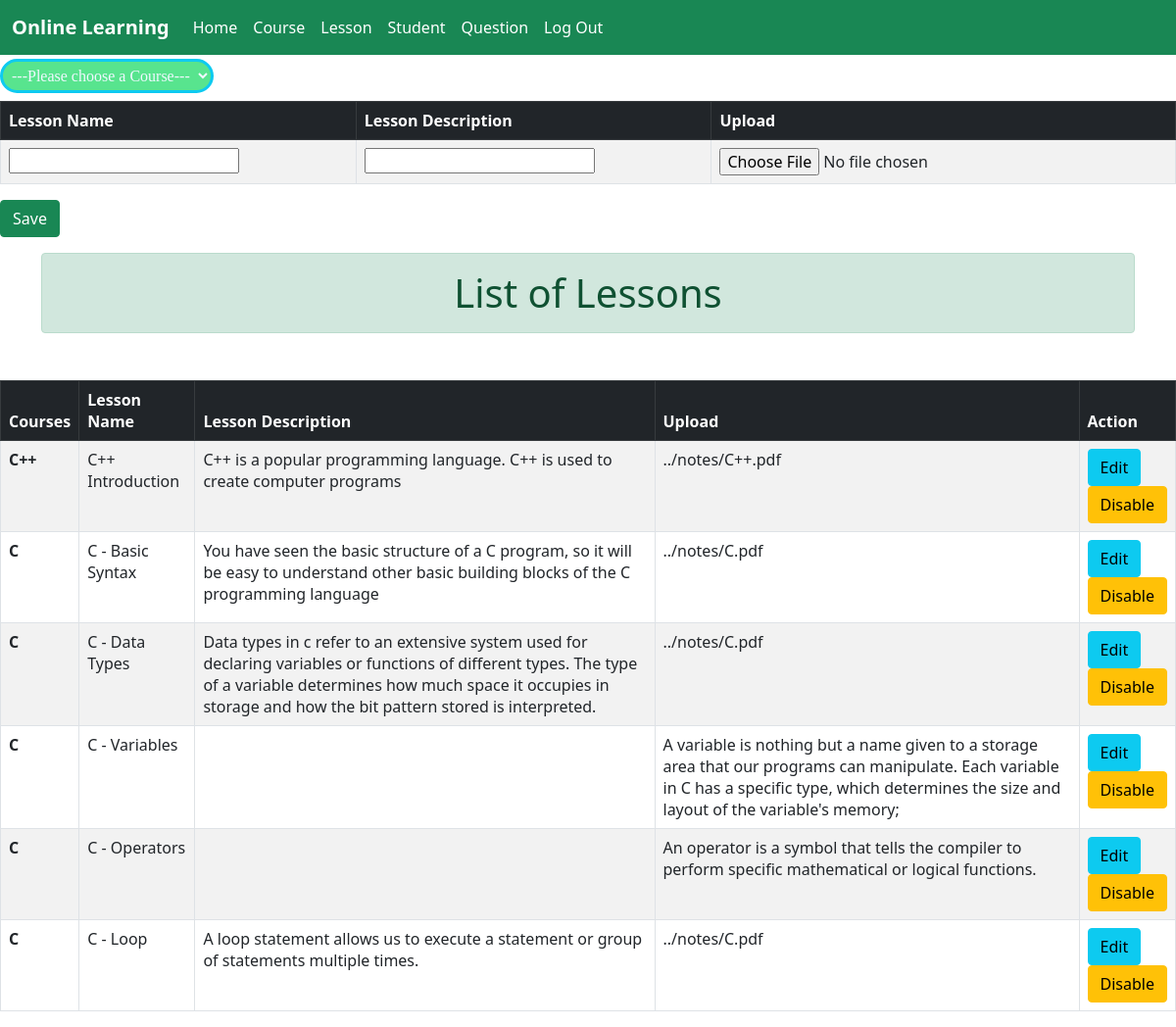
The app's page /admin/addLesson.php with its own data.
### tables this page shows
CREATE TABLE `lesson` (
  `lesson_id` int(11) NOT NULL,
  `lesson_name` text NOT NULL,
  `lesson_note` text NOT NULL,
  `lesson_desc` text NOT NULL,
  `course_id` int(11) NOT NULL
);

CREATE TABLE `course` (
  `course_id` int(11) NOT NULL,
  `course_name` text NOT NULL,
  `course_description` text NOT NULL,
  `course_img` text NOT NULL,
  `category_id` int(11) NOT NULL,
  `duration` text NOT NULL,
  `status` enum('active','deactive') NOT NULL,
  `created` datetime NOT NULL DEFAULT current_timestamp()
);

### admin/addLesson.php (the view, shortened to what this page needs)
<?php
include "common/header.php";
include "../partials/dbconnect.php";
?>
<form name="addlesson" action="" method="post" enctype="multipart/form-data" onsubmit="return validatelesson()">
    <div class="mt-1">
        <select name="course" id="course" class="border border-info border-3">
            <?php
            $sql="SELECT * FROM `course` WHERE `status`='active'";
            $result = mysqli_query($conn, $sql);
            $count=mysqli_num_rows($result);
            if($count>0){
               echo' <option value="" selected>---Please choose a Course---</option>';
               while($row = mysqli_fetch_assoc($result)){?>
            <?php  }
            }
            else{
                echo'<option value="0">No Course found</option>';
            }
            ?>
        </select>
    </div>
    <table class="table table-hover table-striped table-bordered mt-2">
        <thead class="table-dark">
            <tr>
                <th scope="col">Lesson Name</th>
                <th scope="col">Lesson Description</th>
                <th scope="col">Upload</th>
            </tr>
        </thead>
        <tbody>
            <tr>
                <th scope="row"><input type="text" name="lesson_name"></th>
                <td><input type="text" name="lesson_desc"></td>
                <td><input type="file" name="file"></td>
            </tr>
        </tbody>
    </table>
    <input type="submit" class="btn btn-success" name="lessonSubmitBtn" value="Save"></div>
</form>
<div class=" container alt">
    <h1 class=" alt alert alert-success text-center mb-5 p-3 mt-3">List of Lessons</h1>
</div>
<table class="table table-hover table-striped table-bordered mt-2">
    <thead class="table-dark table-hover table-striped">
        <tr>
            <th scope="col">Courses</th>
            <th scope="col">Lesson Name</th>
            <th scope="col">Lesson Description</th>
            <th scope="col">Upload</th>
            <th scope="col">Action</th>
        </tr>
    </thead>
    <tbody>
        <?php
        $sql2="SELECT * FROM `course`,`lesson` where `course`.`course_id`=`lesson`.`course_id`";
        $result2 = mysqli_query($conn, $sql2);
        $count2=mysqli_num_rows($result2);
        if($count2>0){
            while($row2 = mysqli_fetch_assoc($result2)){?>
                <tr>
                    <th scope="row"><?=$row2['course_name']?></th>
                    <td><?=$row2['lesson_name']?></td>
                    <td><?=$row2['lesson_desc']?></td>
                    <td><?=$row2['lesson_note']?></td>
                    <td>
                        <form action="editlessonform.php" method="POST">
                            <button type="submit" class="btn btn-info" name="view" value="view">Edit</button>
                        </form>
                        <form action="deactiveCourse.php" method="POST">
                            <?php
                            if($row2['status']=='active'){
                                echo'<button type="submit" class="btn btn-warning" name="deactive" value="deactive">Disable</button>';
                            }
                            else{
                                echo'<button type="submit" class="btn btn-danger" name="active" value="active">Enable</button>';
                            }
                            ?>
                    </td>
                </tr>
           <?php }
        }
        ?>
    </tbody>
</table>

### records on screen
lesson: course.course_name "C++", lesson_name "C++ Introduction", lesson_desc "C++ is a popular programming language. C++ is used to create computer programs", lesson_note "../notes/C++.pdf"
lesson: course.course_name "C", lesson_name "C - Basic Syntax", lesson_desc "You have seen the basic structure of a C program, so it will be easy to understand other basic building blocks of the C programming language", lesson_note "../notes/C.pdf"
lesson: course.course_name "C", lesson_name "C - Data Types", lesson_desc "Data types in c refer to an extensive system used for declaring variables or functions of different types. The type of a variable determines how much space it occupies in storage and how the bit pattern stored is interpreted.", lesson_note "../notes/C.pdf"
lesson: course.course_name "C", lesson_name "C - Variables", lesson_note "A variable is nothing but a name given to a storage area that our programs can manipulate. Each variable in C has a specific type, which determines the size and layout of the variable's memory;"
lesson: course.course_name "C", lesson_name "C - Operators", lesson_note "An operator is a symbol that tells the compiler to perform specific mathematical or logical functions."
lesson: course.course_name "C", lesson_name "C - Loop", lesson_desc "A loop statement allows us to execute a statement or group of statements multiple times.", lesson_note "../notes/C.pdf"
